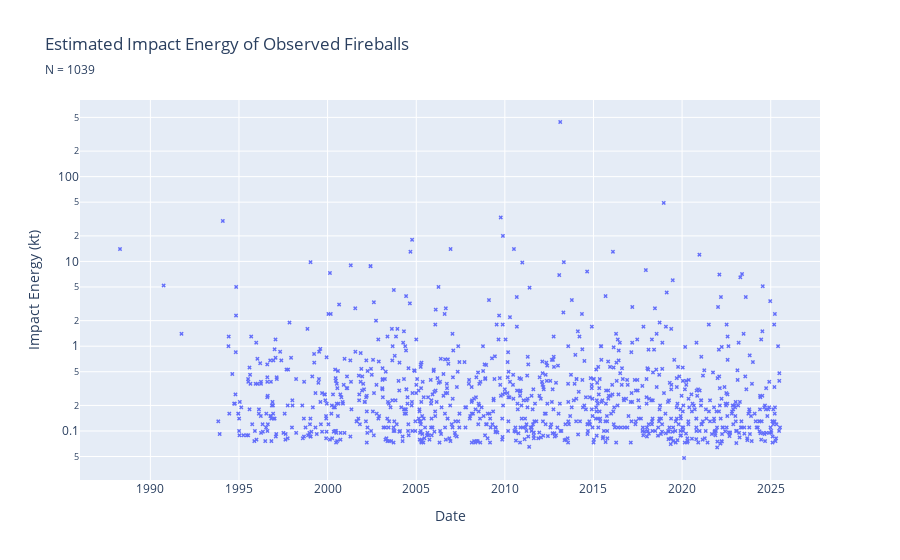

This figure's notebook cell:
### Code cell
(
    plt.scatter(
        fireballs,
        "time",
        "E",
        log_y=True,
        title="Estimated Impact Energy of Observed Fireballs",
        subtitle=f"N = {len(fireballs)}",
    )
    .update_traces(marker_symbol="x", marker_size=4, line_width=1)
    .update_layout(yaxis_title="Impact Energy (kt)", xaxis_title="Date")
    # .write_image("../resources/images/scatter.png", width=960, height=480, scale=4)
    .show()
)

### Figure 1 — Plotly figure (JSON) as saved in the notebook; plotly's stock layout.template omitted (floating-point values rounded to 4 significant figures; data arrays with more than 128 entries replaced by an {"elided": "..."} marker saying what was removed)
{"data": [{"hovertemplate": "time=%{x}<br>E=%{y}<extra></extra>", "legendgroup": "", "line": {"width": 1}, "marker": {"color": "#636efa", "size": 4, "symbol": "x"}, "mode": "markers", "name": "", "showlegend": false, "type": "scattergl", "x": {"elided": "1039 str values"}, "xaxis": "x", "y": {"elided": "1039 float values"}, "yaxis": "y"}], "layout": {"legend": {"tracegroupgap": 0}, "title": {"subtitle": {"text": "N = 1039"}, "text": "Estimated Impact Energy of Observed Fireballs"}, "xaxis": {"anchor": "y", "domain": [0, 1], "title": {"text": "Date"}}, "yaxis": {"anchor": "x", "domain": [0, 1], "title": {"text": "Impact Energy (kt)"}, "type": "log"}}}
